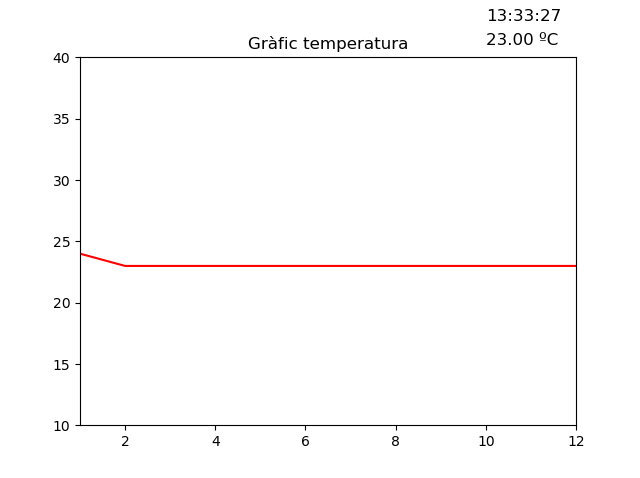

Here is the Python script that generated this plot:
import serial
import re
import matplotlib.pyplot as plt
import datetime

ser = serial.Serial('COM3', 9600, timeout=0.5)
ser.close()
ser.open()

while True:
    plt.title("Gràfic temperatura")
    plt.ion()
    t1=plt.text(10,43, "", fontsize=12)
    t2=plt.text(10,41, "", fontsize=12)
    xdata = []
    ydata = []
    axes = plt.gca()
    axes.set_xlim(1, 12)
    axes.set_ylim(10, 40)
    line, = axes.plot(xdata, ydata, 'r-')
    compta = 0
    while compta <13:
        data = str(ser.readline())
        d= data.split(';')
        if len(d) > 2:
            print(d[1])
            compta += 1
            xdata.append(compta)
            ydata.append(float(d[1]))
            line.set_xdata(xdata)
            line.set_ydata(ydata)
            currentDT = datetime.datetime.now()
            t1.set_text(str(currentDT.hour)+":"+str(currentDT.minute)+":"+str(currentDT.second))
            t2.set_text(d[1]+" ºC")
            plt.plot()
            plt.pause(1e-17)
    plt.clf()
